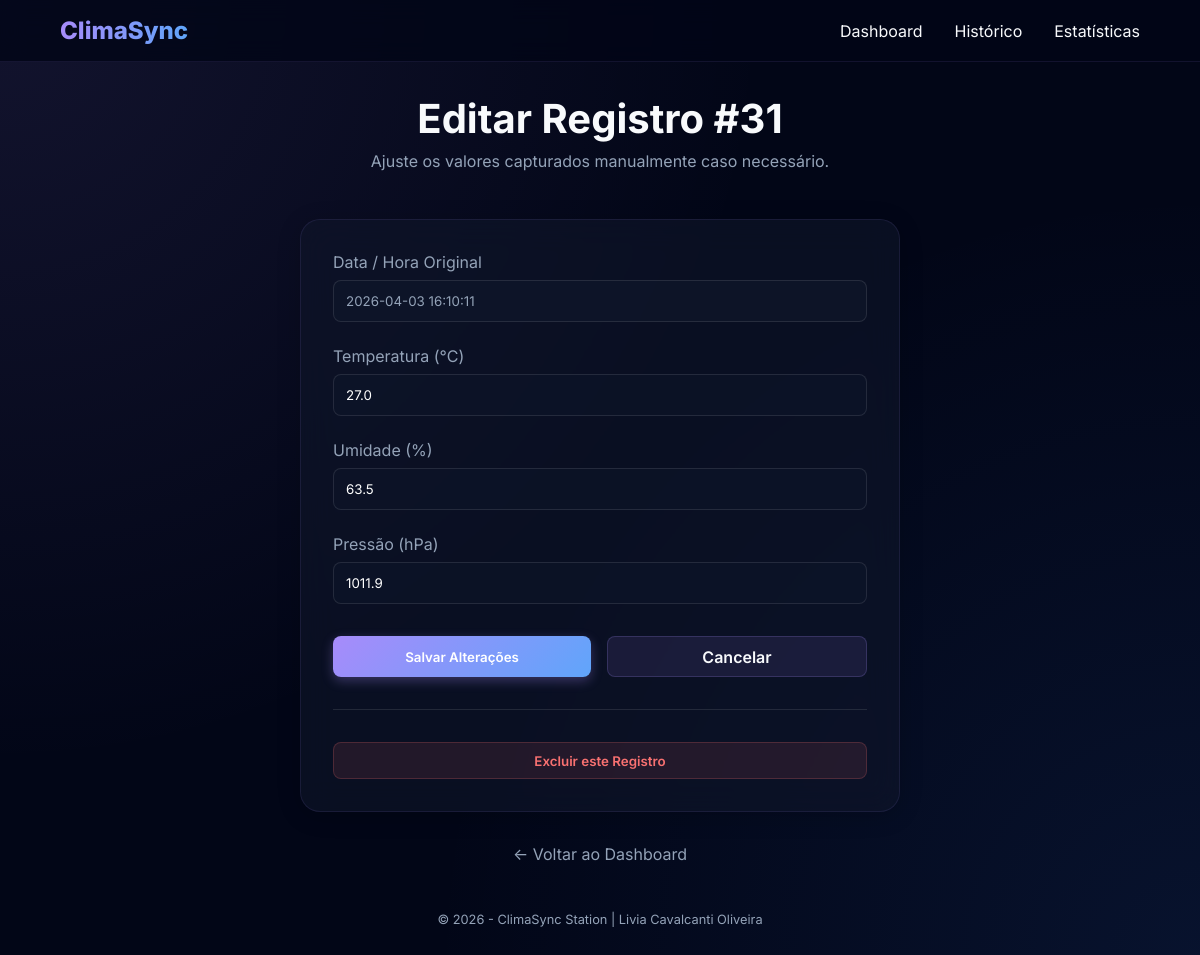
/leituras/31, run on an earlier commit of the app's database.
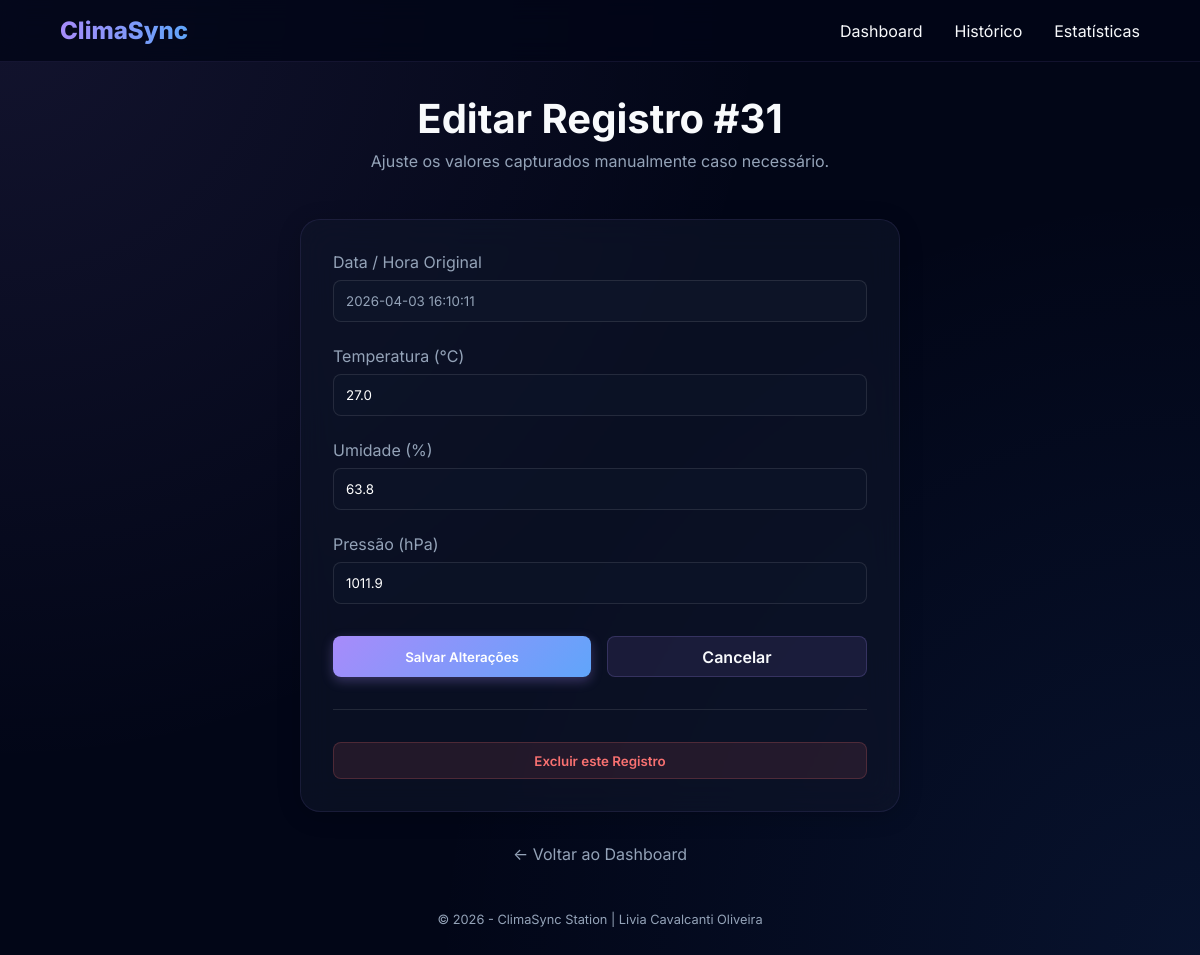
And on a later commit of the database.
### tables this page shows
CREATE TABLE leituras (
id INTEGER PRIMARY KEY AUTOINCREMENT,
temperatura REAL NOT NULL,
umidade REAL NOT NULL,
pressao REAL, -- opcional
localizacao TEXT DEFAULT 'Lab', -- opcional
timestamp DATETIME DEFAULT (datetime('now','localtime'))
);

### src/app.py (the view)
@app.route('/leituras/<int:id>', methods=['GET'])
def detalhe(id):
    leitura = database.buscar_leitura(id)
    if not leitura:
        return responder('404.html', {"erro": "Leitura não encontrada"}, 404)
    return responder('editar.html', {'leitura': leitura})

### src/app.py (called while the page is built)
def responder(template, data=None, status=200):
    formato = request.args.get('formato')
    if formato == 'json':
        return jsonify(data), status
    return render_template(template, **(data if data else {})), status

### src/database.py (called while the page is built)
def get_db_connection():
    conn = sqlite3.connect(DB_FILE, timeout=10)
    conn.execute('PRAGMA journal_mode=WAL')
    conn.execute('PRAGMA busy_timeout=5000')
    conn.row_factory = sqlite3.Row
    return conn

def buscar_leitura(id):
    query = "SELECT * FROM leituras WHERE id = ?"
    with get_db_connection() as conn:
        cursor = conn.cursor()
        row = cursor.execute(query, (id,)).fetchone()
        return dict(row) if row else None

### src/templates/editar.html (shortened to what this page needs)
{% extends 'base.html' %}
{% block content %}
<header class="header">
    <h1>Editar Registro #{{ leitura.id }}</h1>
    <p>Ajuste os valores capturados manualmente caso necessário.</p>
</header>
<div style="max-width: 600px; margin: 0 auto;">
    <div class="section-card">
        <form action="{{ url_for('atualizar', id=leitura.id) }}" method="POST">
            <div class="form-group">
                <label for="timestamp">Data / Hora Original</label>
                <input type="text" id="timestamp" value="{{ leitura.timestamp }}" disabled style="background: rgba(15,23,42,0.8); color: var(--text-dim);">
            </div>
            <div class="form-group">
                <label for="temperatura">Temperatura (°C)</label>
                <input type="number" step="0.1" name="temperatura" id="temperatura" value="{{ leitura.temperatura }}" required>
            </div>
            <div class="form-group">
                <label for="umidade">Umidade (%)</label>
                <input type="number" step="0.1" name="umidade" id="umidade" value="{{ leitura.umidade }}" required>
            </div>
            <div class="form-group">
                <label for="pressao">Pressão (hPa)</label>
                <input type="number" step="0.1" name="pressao" id="pressao" value="{{ leitura.pressao if leitura.pressao else '' }}">
            </div>
            <div style="display: flex; gap: 1rem; margin-top: 2rem;">
                <button type="submit" class="btn btn-primary" style="flex: 1;">Salvar Alterações</button>
                <a href="{{ url_for('listar') }}" class="btn" style="background: rgba(167, 139, 250, 0.1); border: 1px solid rgba(167, 139, 250, 0.2); flex: 1; text-align: center;">Cancelar</a>
            </div>
        </form>
        <hr style="margin: 2rem 0; border: none; border-top: 1px solid rgba(255,255,255,0.1);">
        <form action="{{ url_for('deletar', id=leitura.id) }}" method="POST" onsubmit="return confirm('ATENÇÃO: Esta ação é irreversível. Prosseguir?');">
            <button type="submit" class="btn btn-danger" style="width: 100%;">Excluir este Registro</button>
        </form>
    </div>
</div>
<div style="margin-top: 2rem; text-align: center;">
    <a href="{{ url_for('index') }}" style="color: var(--text-dim);">← Voltar ao Dashboard</a>
</div>
{% endblock %}

### src/templates/base.html (shortened to what this page needs)
<!DOCTYPE html>
<html lang="pt-br">
<head>
    <link rel="stylesheet" href="{{ url_for('static', filename='css/style.css') }}">
</head>
<body>
    <nav>
        <div class="logo">ClimaSync</div>
        <div class="nav-links">
            <a href="{{ url_for('index') }}">Dashboard</a>
            <a href="{{ url_for('listar') }}">Histórico</a>
            <a href="{{ url_for('estatisticas') }}">Estatísticas</a>
        </div>
    </nav>
    <div class="container">
        {% block content %}{% endblock %}
    </div>
    <footer style="text-align: center; margin-top: 3rem; color: var(--text-dim); font-size: 0.8rem;">
        &copy; 2026 - ClimaSync Station | Livia Cavalcanti Oliveira
    </footer>
</body>
</html>

### src/static/css/style.css (style rules this page uses)
:root { --primary: #a78bfa; --secondary: #60a5fa; --accent: #c084fc; --bg-dark: #020617; --card-bg: rgba(15, 23, 42, 0.6); --text: #f8fafc; --text-dim: #94a3b8; --success: #34d399; --danger: #f87171; --glow: rgba(167, 139, 250, 0.15); }
* { margin: 0; padding: 0; box-sizing: border-box; font-family: 'Inter', -apple-system, system-ui, sans-serif; }
body { background: var(--bg-dark); background-image: radial-gradient(circle at 0% 0%, rgba(167, 139, 250, 0.1) 0%, transparent 50%), radial-gradient(circle at 100% 100%, rgba(59, 130, 246, 0.1) 0%, transparent 50%); color: var(--text); min-height: 100vh; padding-bottom: 2rem; overflow-x: hidden; }
a { text-decoration: none; color: inherit; }
nav { background: rgba(2, 6, 23, 0.8); backdrop-filter: blur(12px); border-bottom: 1px solid rgba(167, 139, 250, 0.1); padding: 1rem 5%; display: flex; justify-content: space-between; align-items: center; position: sticky; top: 0; z-index: 100; }
.logo { font-size: 1.5rem; font-weight: 800; background: linear-gradient(to right, var(--primary), var(--secondary)); background-clip: text; -webkit-background-clip: text; -webkit-text-fill-color: transparent; }
.nav-links { display: flex; gap: 2rem; }
.container { max-width: 1200px; margin: 2rem auto; padding: 0 1.5rem; }
.header { margin-bottom: 3rem; text-align: center; }
.header h1 { font-size: 2.5rem; margin-bottom: 0.5rem; }
.header p { color: var(--text-dim); }
.section-card { background: var(--card-bg); backdrop-filter: blur(16px); padding: 2rem; border-radius: 1.25rem; border: 1px solid rgba(167, 139, 250, 0.1); box-shadow: 0 4px 24px -1px rgba(0, 0, 0, 0.2); }
.btn { padding: 0.6rem 1.2rem; border-radius: 0.5rem; border: none; cursor: pointer; font-weight: 600; transition: 0.2s; display: inline-block; }
.btn-primary { background: linear-gradient(135deg, var(--primary), var(--secondary)); color: white; box-shadow: 0 4px 12px rgba(167, 139, 250, 0.3); }
.btn-danger { background: rgba(248, 113, 113, 0.1); color: var(--danger); border: 1px solid rgba(248, 113, 113, 0.2); }
.form-group { margin-bottom: 1.5rem; }
label { display: block; margin-bottom: 0.5rem; color: var(--text-dim); }
input { width: 100%; padding: 0.75rem; background: rgba(15, 23, 42, 0.5); border: 1px solid rgba(255, 255, 255, 0.1); border-radius: 0.5rem; color: white; outline: none; }

What changed in the data, as far as the page shows it:
changed leituras id 31: umidade "63.5" → "63.8"
